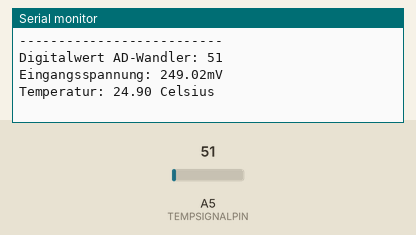
A sketch run on a simulated Arduino Uno, built with avr-gcc and run on an emulated ATmega328P. Shown: the last lines printed to the serial monitor. The inputs (shaded band) are chosen by the test bench; at power-on: A5 (TEMPSIGNALPIN) = 51.

Above: at 1.8 s.
1.9 s: A5 (TEMPSIGNALPIN) set to 61
At 3.3 s:
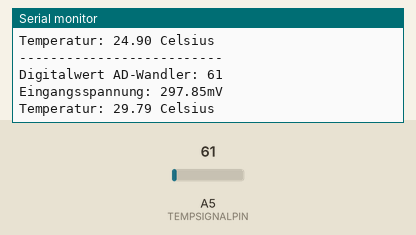
3.4 s: A5 (TEMPSIGNALPIN) set to 71
At 6.1 s:
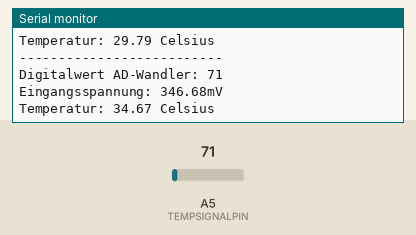
Timing chart, 0 to 7.6 s (numbered marks = the images above; inputs shaded):
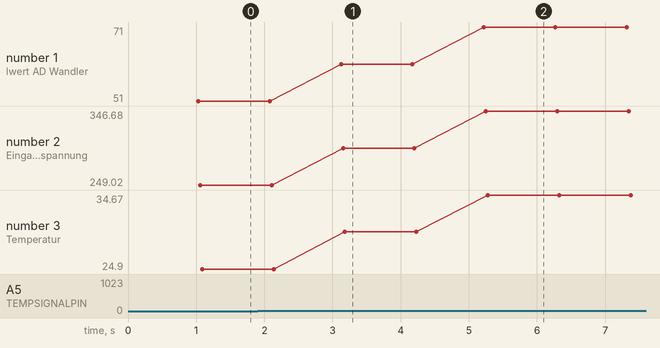

Measured:
- after the input at 1.9 s, the serial monitor: prints a new line after 1.2 s (image 1)
- after the input at 3.4 s, the serial monitor: prints a new line after 1.8 s (image 2)
- plotted number 1: 51 → 61 after the input at 1.9 s, 61 → 71 after the input at 3.4 s
- plotted number 2: 249.02 → 297.85 after the input at 1.9 s, 297.85 → 346.68 after the input at 3.4 s
- plotted number 3: 24.9 → 29.79 after the input at 1.9 s, 29.79 → 34.67 after the input at 3.4 s

The sketch:

LM35SimpleI.ino
```cpp
/*******************************************************************************/
/* LM35SimpleI - Ausgabe der sukzessive aufbereiteten Sensorwerte eines LM35DZ
 * Temperatursensors über den seriellen Monitor von knapp 0°C bis +100°C.
 *
 * Getestet mit:         Arduino Uno
 *                       Arduino IDE 1.63/1.64
 *
 * Referenz:             -
 *
 * Original Autor:       http://arduino-hannover.de/
 *                       Arduino Treffpunkt Hannover
 * Autor:                Olaf Meier
 *                       https://electronicfreakblog.wordpress.com/
 *
 * Modifiziert von:
 * Autor:
 *
 * Hardware Verbindung:  Ardu  -  LM35
 *                       +5V   -  1 Vs
 *                       A5    -  2 Vout
 *                       GND   -  3 GND
 *                                 _____
 *                                /     \  Frontansicht auf Laserbeschriftung
 *                                -------
 *                                |  |  |
 *                                1  2  3
 *                                |  |  |
 *                               Vs  Vo GND
 *
 * Ergänzungen:          -
 *
 */
/*******************************************************************************/
/*******************************************************************************/
/***   Deklaration globaler Konstanten, Variablen, Import von Bibliotheken   ***/
/*******************************************************************************/
/***  Software Version und Datum  ***/
const char* sketchname            =  "LM35SimpleI";
const char* revision              =  "R.1.0";
const char* author                =  "Olaf Meier";
const char* date                  =  "2015/11/11";

/*******************************************************************************/
/***  Deklariere Konstanten und Variablen für diesen Sketch  ***/
const unsigned int BAUDRATE       =  9600;         // Serieller Monitor Baud Rate
const byte TEMPSIGNALPIN          =  A5;           // Sensorsignal an Analogpin A5

/*******************************************************************************/
/******************************************+************************************/
void setup() {
  /***  Starte den seriellen Monitor und warte jetzt auf Daten zur Ausgabe  ***/
  Serial.begin(9600);                              // Starte seriellen Monitor

}                                                  // Ende der Setup Routine (Einmalig)
/*******************************************************************************/
/*******************************************************************************/
void loop() {
  int value = analogRead(TEMPSIGNALPIN);           // LM35 Sensorwert einlesen
  delay(1000);                                     // 1s Verzögerung zwecks Anzeige

  Serial.println("--------------------------");    // Trennlinie mit jeder Messung
  Serial.print("Digitalwert AD-Wandler: ");
  Serial.println(value);                           // Wert AD-Wandler 0 bis 1023

  Serial.print("Eingangsspannung: ");
  float milliVolt = (value * 5000.0) / 1024.0;     // Berechne Messung in mV
  Serial.print(milliVolt);
  Serial.println("mV");

  Serial.print("Temperatur: ");
  float celsius = milliVolt / 10;                  // 10mV entsprechen 1°C
  Serial.print(celsius);
  Serial.println(" Celsius");
}                                                  // Ende der Loop Routine (Endlos)
/*******************************************************************************/
/*******************************************************************************/
/***  Optionale Funktion:   ***/

/*******************************************************************************/
/*******************************************************************************/
```
